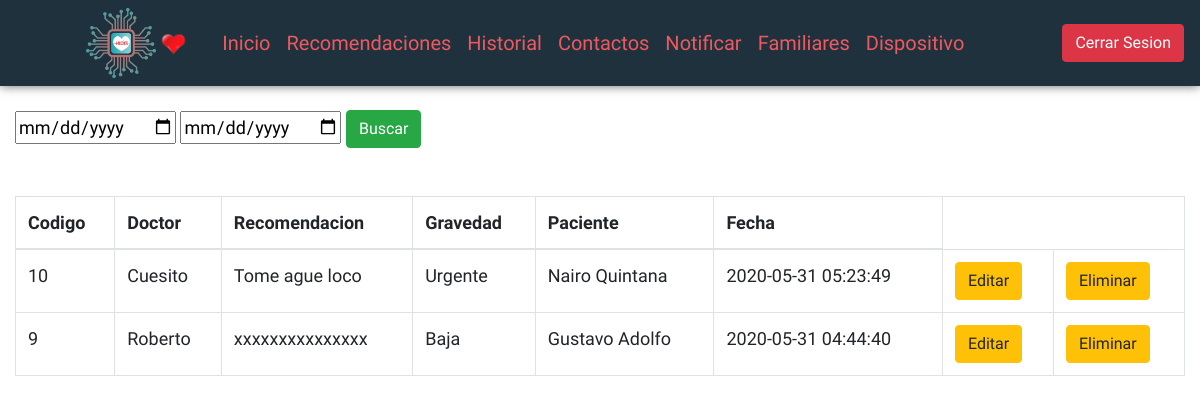
/index.php?view=historial (signed in), run on the app's committed database.
### tables this page shows
CREATE TABLE `evento` (
  `idevento` int(9) NOT NULL,
  `gravedad` varchar(50) DEFAULT NULL,
  `notificacion` varchar(50) DEFAULT NULL,
  `recomendacion` text DEFAULT NULL,
  `fecha_suceso` datetime DEFAULT NULL,
  `nombreP` varchar(30) DEFAULT NULL
);

### Controller/Router.php (called while the page is built, shortened)
<?php
    class Router{
        function historial(){
            include_once("Views/historial.php");
        }
    }
?>

### Controller/historialController.php (called while the page is built, shortened)
<?php
class historialController
{
    public static function Main($option, $array = [])
    {
        $histo = new historialController();
        switch ($option) {
            case 0:
                $result = $histo->Consult($array);
                break;
        }
        return $result;
    }
    public function Consult($array)
    {
        $conexion = conexion::connection();
        if ($array == null) {
            $sql = "SELECT idevento,gravedad,notificacion,
        recomendacion,fecha_suceso,nombreP from evento";
            $result = $conexion->query($sql);
        } else {
            $sql = "SELECT idevento,gravedad,notificacion,
            recomendacion,fecha_suceso,nombreP from evento WHERE  fecha_suceso BETWEEN '$array[0]' AND '$array[1]'";
            $result = $conexion->query($sql);
        }
        return $result;
    }
}

### Controller/Controller.php (called while the page is built, shortened)
<?php
require_once "historialController.php";
class Controller{
    public function Historial($option,$array=[]){
        return historialController::Main($option,$array);
    }
}
?>

### Views/historial.php (the view, shortened to what this page needs)
<?php
require_once "Controller/Controller.php";
?>
<!DOCTYPE html>
<html lang="es">
  <head>
    <link
      rel="stylesheet"
      href="https://stackpath.bootstrapcdn.com/bootstrap/4.5.0/css/bootstrap.min.css"
    />
    <link rel="stylesheet" href="Resources/css/style.css" />
    <link rel="stylesheet" href="Resources/fonts/style.css" />
    <link rel="stylesheet" href="Resources/css/ingreso.css" />
  </head>
  <body>
  <nav class="navbar navbar-expand-lg navbar-light">
    <img id="logo_nav" src="Resources/img/logo.png" alt="logo">
    <img id="palpitar" src="Resources/img/corazon1.gif" alt="corazon">
    <div class="collapse navbar-collapse" id="navbarSupportedContent">
      <ul class="navbar-nav mr-auto">
        <li class="nav-item">
          <a class="nav-link" href="index.php?view=ingreso">Inicio</a>
        </li>
        <li class="nav-item">
          <a class="nav-link" href="index.php?view=historial">Recomendaciones</a>
        </li>
        <li class="nav-item">
          <a class="nav-link" href="#">Historial</a>
        </li>
        <li class="nav-item">
          <a class="nav-link" href="#">Contactos</a>
        </li>
        <li class="nav-item">
          <a class="nav-link" href="index.php?view=notificacion">Notificar</a>
        </li>
        <li class="nav-item">
          <a class="nav-link" href="index.php?view=familiares">Familiares</a>
        </li>
        <li class="nav-item">
          <a class="nav-link" href="#">Dispositivo</a>
        </li>
      </ul>
      <a class="btn btn-danger" href="index.php?view=salir">Cerrar Sesion</a>
    </div>
  </nav>
    <div class="container-fluid mt-4">
      <form action="" method="POST" class="mt-4 mb-5">
        <input type="date" name="fecha1" />
        <input type="date" name="fecha2" />
        <button type="submit" class="btn btn-success">Buscar</button>
      </form>
      <table class="table table-bordered mt-5">
            <thead>
                <tr>
                    <th scope="col">Codigo</th>
                    <th scope="col">Doctor</th>
                    <th scope="col">Recomendacion</th>
                    <th scope="col">Gravedad</th>
                    <th scope="col">Paciente</th>
                    <th scope="col">Fecha</th>
                </tr>
            </thead>
            <tbody>
                <?php
                    $histo = new Controller();
                    if(!empty($_POST['fecha1']) && !empty($_POST['fecha2'])){
                        $array=[];
                        array_push($array,$_POST['fecha1'],$_POST['fecha2']);
                        $productos=$histo->Historial(0,$array);
                    while ($mostrar = $productos->fetch_row()) {
                ?>
                    <tr>
                        <td><?php echo $mostrar[0] ?></td>
                        <td><?php echo $mostrar[2] ?></td>
                        <td><?php echo $mostrar[3] ?></td>
                        <td><?php echo $mostrar[1] ?></td>
                        <td><?php echo $mostrar[5] ?></td>
                        <td><?php echo $mostrar[4] ?></td>
                        <td><a class="btn btn-warning"  href="index.php?view=editar_reco&updateid=<?php echo $mostrar[0]?>
                        " title="Editar Familiar"><i class="icon-pencil"></i></a></td>
                        <td><a  class="btn btn-warning" href="index.php?view=eliminar_reco&updateid=<?php echo $mostrar[0]?>
                        " title="Eliminar Historial"><i class="icon-bin"></i></a></td>
                    </tr>
                <?php
                } } else {
                    $histo = new Controller();
                        $productos=$histo->Historial(0);
                    while ($mostrar = $productos->fetch_row()) {
                ?>
                    <tr>
                        <td><?php echo $mostrar[0] ?></td>
                        <td><?php echo $mostrar[2] ?></td>
                        <td><?php echo $mostrar[3] ?></td>
                        <td><?php echo $mostrar[1] ?></td>
                        <td><?php echo $mostrar[5] ?></td>
                        <td><?php echo $mostrar[4] ?></td>
                        <td><a class="btn btn-warning"  href="index.php?view=editar_reco&updateid=<?php echo $mostrar[0]?>
                        " title="Editar Familiar"><span class="glyphicon glyphicon-edit">Editar</span></a></td>
                        <td><a  class="btn btn-warning" href="index.php?view=eliminar_reco&updateid=<?php echo $mostrar[0]?>
                        " title="Eliminar Historial"><span class="glyphicon glyphicon-edit">Eliminar</span></a></td>
                    </tr>
                <?php
                }}
                ?>
            </tbody>
            </table>
    </div>
  </body>
</html>

### index.php
<?php
    require_once "Controller/Router.php";
    $router= new Router();
    if (!empty($_GET['view'])) {
        $name=$_GET['view'];
        if (method_exists($router,$name)) {
            $router->$name();
        }else{
            $router->index();
        }
    }else{
        $router->index();
    }
?>

### Resources/css/ingreso.css (style rules this page uses)
body { font-family: 'Quicksand', sans-serif; padding: 0; margin: 0; font-size: 18px; }
.navbar { z-index: 100; width: 100%; box-shadow: 0 0 10px 0 rgba(0, 0, 0, 0.6); background: #162936f5; }
#logo_nav { width: 70px; height: 70px; margin-left: 70px; }
#palpitar { width: 35px; height: 25px; margin-right: 2%; }
.navbar-light .navbar-nav .nav-link { color: #ee595f;font-size:20px; }

### data on the page
evento: idevento "10", notificacion "Cuesito", recomendacion "Tome ague loco", gravedad "Urgente", nombreP "Nairo Quintana", fecha_suceso "2020-05-31 05:23:49"
evento: idevento "9", notificacion "Roberto", recomendacion "xxxxxxxxxxxxxxx", gravedad "Baja", nombreP "Gustavo Adolfo", fecha_suceso "2020-05-31 04:44:40"
